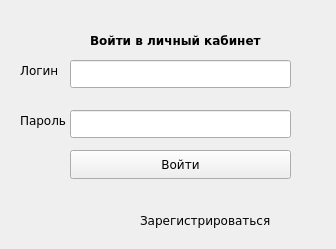
<?xml version="1.0" encoding="UTF-8"?>
<ui version="4.0">
 <class>LoginWindow</class>
 <widget class="QWidget" name="LoginWindow">
  <property name="geometry">
   <rect>
    <x>0</x>
    <y>0</y>
    <width>336</width>
    <height>249</height>
   </rect>
  </property>
  <property name="font">
   <font>
    <family>Verdana</family>
   </font>
  </property>
  <property name="windowTitle">
   <string>Войти в личный кабинет</string>
  </property>
  <widget class="QLineEdit" name="LoginLineEdit">
   <property name="geometry">
    <rect>
     <x>70</x>
     <y>60</y>
     <width>221</width>
     <height>28</height>
    </rect>
   </property>
  </widget>
  <widget class="QLineEdit" name="PasswordLineEdit">
   <property name="geometry">
    <rect>
     <x>70</x>
     <y>110</y>
     <width>221</width>
     <height>28</height>
    </rect>
   </property>
  </widget>
  <widget class="QLabel" name="MyAccountLabel">
   <property name="geometry">
    <rect>
     <x>90</x>
     <y>30</y>
     <width>211</width>
     <height>20</height>
    </rect>
   </property>
   <property name="font">
    <font>
     <family>Verdana</family>
     <bold>true</bold>
    </font>
   </property>
   <property name="text">
    <string>Войти в личный кабинет</string>
   </property>
  </widget>
  <widget class="QLabel" name="LoginLabel">
   <property name="geometry">
    <rect>
     <x>20</x>
     <y>60</y>
     <width>51</width>
     <height>20</height>
    </rect>
   </property>
   <property name="text">
    <string>Логин</string>
   </property>
  </widget>
  <widget class="QLabel" name="PasswordLabel">
   <property name="geometry">
    <rect>
     <x>20</x>
     <y>110</y>
     <width>63</width>
     <height>20</height>
    </rect>
   </property>
   <property name="text">
    <string>Пароль</string>
   </property>
  </widget>
  <widget class="QLabel" name="RegisterLabel">
   <property name="geometry">
    <rect>
     <x>140</x>
     <y>210</y>
     <width>161</width>
     <height>20</height>
    </rect>
   </property>
   <property name="text">
    <string>Зарегистрироваться</string>
   </property>
  </widget>
  <widget class="QPushButton" name="LoginButton">
   <property name="geometry">
    <rect>
     <x>70</x>
     <y>150</y>
     <width>221</width>
     <height>29</height>
    </rect>
   </property>
   <property name="text">
    <string>Войти</string>
   </property>
  </widget>
 </widget>
 <resources/>
 <connections/>
</ui>
